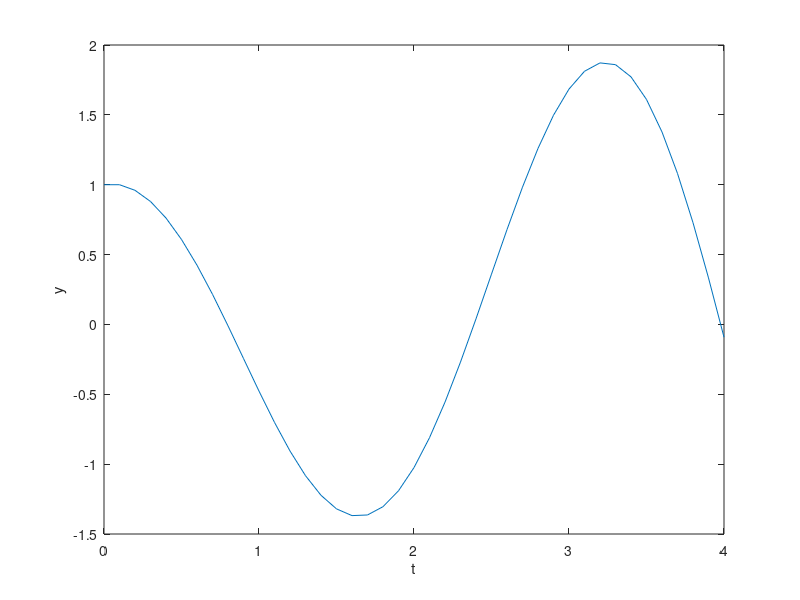

Write MATLAB code to recreate this figure.
clear; clc
h = 0.1; %edit this
t_final = 4; %edit this
N = t_final/h;

%Initial condition %edit these
t(1) = 0; 
y(1) = 1;
v(1) = 0;

%Update loop
for i=1:N
    t(i+1) = t(i)+h;
    y(i+1) = y(i)+h*v(i);
    v(i+1) = v(i)+h*(-4*y(i)); %?
end

plot(t,y);
xlabel('t');
ylabel('y');
xlim([0 4]); %edit this
%ylim([-1 1]);
